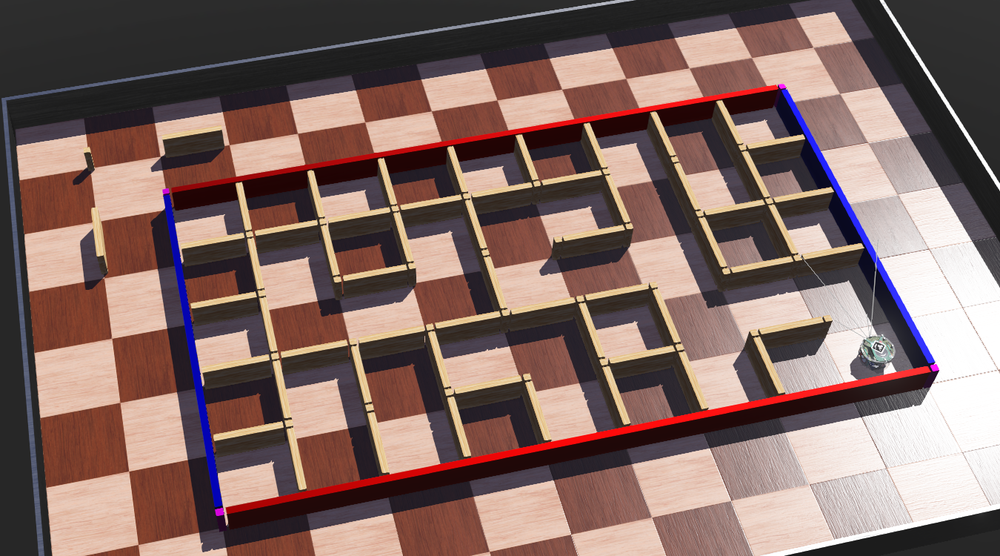
%> input picture Computer_Vision/Maze_3.png, 1000 x 556 px, shrunk from 1350 x 750 before the run
$ octave --eval "result = robot_direction('../Maze_3.png');"   (GNU Octave 9; MATLAB toolbox functions it lacks are replaced by stand-ins)
%> lines starting %> are read from the running program, lines starting %| are printed output that depends on the picture; in (x1, y1, x2, y2) boxes, pixels count from 0 and x2, y2 are one past the last pixel; in counts of white or black regions, pixels touching at a corner belong together; the program's own positions count from 1
%> in robot_direction, I2 is the input picture: size 556x1000x3 uint8; mean R, G, B 129.3, 104.4, 99.4
### Computer_Vision/programs/robot_qr_02.m
function [BW,maskedRGBImage] = robot_qr_02(RGB)
%createMask  Threshold RGB image using auto-generated code from colorThresholder app.
%  [BW,MASKEDRGBIMAGE] = createMask(RGB) thresholds image RGB using
%  auto-generated code from the colorThresholder app. The colorspace and
%  range for each channel of the colorspace were set within the app. The
%  segmentation mask is returned in BW, and a composite of the mask and
%  original RGB images is returned in maskedRGBImage.

% Auto-generated by colorThresholder app on 30-Jul-2020
%------------------------------------------------------


% Convert RGB image to chosen color space
I = rgb2hsv(RGB);
%> I: size 556x1000x3 double; mean H, S, V 0.203, 0.27, 0.516

% Define thresholds for channel 1 based on histogram settings
%0.548;
%channel1Min = 0.649;
channel1Min = 0.548;
channel1Max = 0.694;

% Define thresholds for channel 2 based on histogram settings
channel2Min = 0.000;
channel2Max = 0.016;

% Define thresholds for channel 3 based on histogram settings
channel3Min = 0.930;
channel3Max = 1.000;

% Create mask based on chosen histogram thresholds
sliderBW = (I(:,:,1) >= channel1Min ) & (I(:,:,1) <= channel1Max) & ...
    (I(:,:,2) >= channel2Min ) & (I(:,:,2) <= channel2Max) & ...
    (I(:,:,3) >= channel3Min ) & (I(:,:,3) <= channel3Max);
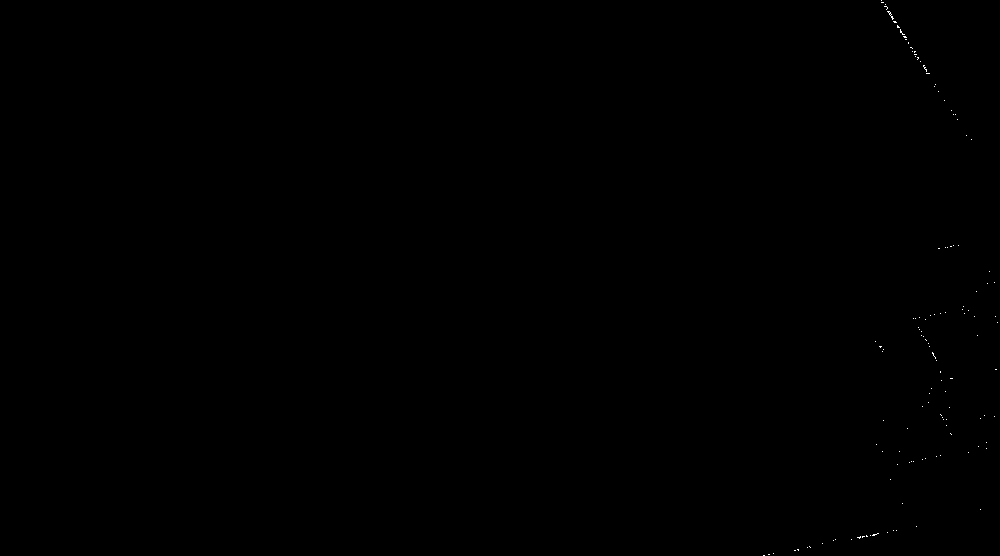
%> sliderBW: size 556x1000 logical; 0.04% white in thin lines or dots, all inside (x1, y1, x2, y2) = (763, 0, 998, 556)
BW = sliderBW;

% Initialize output masked image based on input image.
maskedRGBImage = RGB;

% Set background pixels where BW is false to zero.
maskedRGBImage(repmat(~BW,[1 1 3])) = 0;

end

### Computer_Vision/programs/robot_direction.m
function [dir] = robot_direction(robot_image)
%robot_image='Robot_3.png';
I2 = imread(robot_image);
dir='>';
[robot_BW,robot_RGBImage]=robot_qr_02(I2);
robot_BW_02=bwareafilt(robot_BW,3);
%> robot_BW_02: size 556x1000 logical; 0.01% white in thin lines or dots, all inside (x1, y1, x2, y2) = (887, 11, 927, 72)
robot_BW_02_center=bwareafilt(robot_BW_02,1);
%> robot_BW_02_center: size 556x1000 logical; 0% white in thin lines or dots, all inside (x1, y1, x2, y2) = (887, 11, 894, 20)
robot_BW_02_small=bwareafilt(robot_BW_02,1,'smallest');
%> robot_BW_02_small: size 556x1000 logical; 0% white in thin lines or dots, all inside (x1, y1, x2, y2) = (923, 65, 927, 72)
qr_stats_1 = regionprops( robot_BW_02_center, 'Centroid','Area');
%> qr_stats_1 = 1 region; Area and Centroid: 17 [891.2 15.5]
qr_stats_3 = regionprops( robot_BW_02_small, 'Centroid','Area');
%> qr_stats_3 = 1 region; Area and Centroid: 10 [925.6 68.7]
qr_centroids_1 = cat(1,qr_stats_1.Centroid);
%> qr_centroids_1 = [891.2 15.53]
qr_centroids_3 = cat(1,qr_stats_3.Centroid);
%> qr_centroids_3 = [925.6 68.7]
% [8 lines of commented-out code are left out]
if(qr_centroids_1(1)-qr_centroids_3(1)<0 && qr_centroids_1(2)-qr_centroids_3(2)<0)
   dir='v';
end
if(qr_centroids_1(1)-qr_centroids_3(1)<0 && qr_centroids_1(2)-qr_centroids_3(2)>0)
   dir='>';
end
if(qr_centroids_1(1)-qr_centroids_3(1)>0 && qr_centroids_1(2)-qr_centroids_3(2)>0)
   dir='^';
end
if(qr_centroids_1(1)-qr_centroids_3(1)>0 && qr_centroids_1(2)-qr_centroids_3(2)<0)
   dir='<';
end
end
